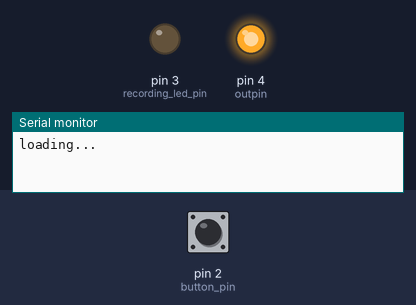
Bench run of a sketch on a simulated Arduino Uno, built for the host (arithmetic inside an expression is 32-bit, double 64-bit). Parts: output pins drawn as LEDs (lit = HIGH), the last lines printed to the serial monitor. The test bench sets the inputs (shaded band); at power-on: pin 2 (button_pin) HIGH. Storage starts empty.

Above: at 5.0 s.
5.1 s: pin 2 (button_pin) pulled LOW for 0.15 s
At 7.5 s:
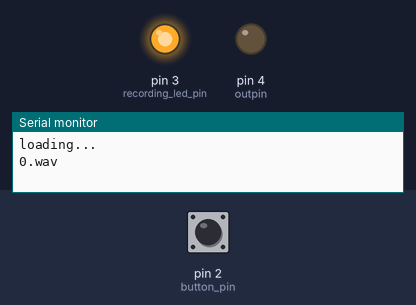
8.2 s: pin 2 (button_pin) pulled LOW for 1 s
At 9.2 s:
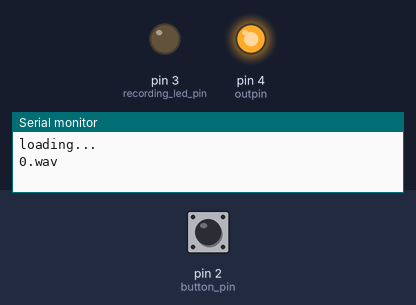
10.7 s: pin 2 (button_pin) pulled LOW for 3.2 s
At 12.5 s:
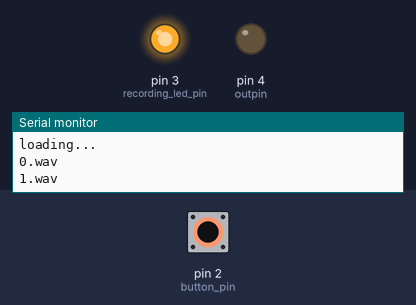
Timing chart, 0 to 21.4 s (numbered marks = the images above; inputs shaded):
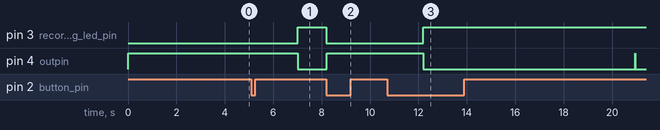

Measured:
- after the input at 5.1 s, pin 3 (recording_led_pin): LOW → HIGH after 1.9 s; pin 4 (outpin): HIGH → LOW after 1.9 s
- after the input at 8.2 s, pin 3 (recording_led_pin): HIGH → LOW at once; pin 4 (outpin): LOW → HIGH at once
- after the input at 10.7 s, pin 3 (recording_led_pin): LOW → HIGH after 1.5 s; pin 4 (outpin): HIGH → LOW after 1.5 s, → HIGH 8.7 s later, → LOW 0.01 s later

The sketch:

Microphone.ino
```cpp
//Credit to Great Scott for spybug project without which this project would not have been created
//https://www.youtube.com/user/greatscottlab (channel)
//https://youtu.be/7Hn4UFi9wvs (spybug_project)

/*
1. Edit pcmConfig.h
    a: On Uno or non-mega boards, #define buffSize 128. May need to increase.
    b: Uncomment #define ENABLE_RECORDING and #define BLOCK_COUNT 10000UL

2. See https://github.com/TMRh20/TMRpcm/wiki/Advanced-Features#wiki-recording-audio for
   additional informaiton.
*/

//adds necessary libraries
#include <SD.h>
#include <SPI.h>
#include <TMRpcm.h>
#include <Wire.h>
#include <RTClib.h>
#include <time.h>
//creates global variables
#define SD_ChipSelectPin 10
#define ECHO_TO_SERIAL   1 // echo data to serial port.

TMRpcm audio;

int file_number = 0;
volatile DateTime now;
volatile int count=0;
volatile bool recording_now = false;
const int record_time = 1000;
const int button_pin = 2;
const int recording_led_pin = 3;
const int mic_pin = A0;
const int sample_rate = 16000;
const int outpin = 4;
RTC_DS1307 RTC; // define the Real Time Clock object

#define ECHO_TO_SERIAL   1 // echo data to serial port.


void initRTC()
{
  Wire.begin();
  if (!RTC.begin()) {
Serial.println("RTC failed");


  }
}


//code below executed each time the button is pressed down
void button_pushed() {

  //combines the neccessary info to find the get a char array of the file name
  char file_name[20];
  itoa(file_number,file_name,10);

  //strftime(file_name, sizeof(file_name),"%X",now.unixtime());
  strcat(file_name,".wav");

  if (!recording_now) {
    //isn't recording so starts recording & turns LED on
    recording_now = true;
    digitalWrite(recording_led_pin, HIGH);
    audio.startRecording(file_name, sample_rate, mic_pin);
    Serial.println(file_name);
  }
  else {
    //is recording so stops recording & turns LED off
    recording_now = false;
    digitalWrite(recording_led_pin, LOW);
    audio.stopRecording(file_name);
    file_number++;
  }
}

  ISR(TIMER2_COMPA_vect)
{

  if(count == record_time)
  {
    count = 0;
    digitalWrite(outpin, HIGH);
    delay(10);
    digitalWrite(outpin,LOW);
  }
  else if(!recording_now)
  {

    digitalWrite(outpin, HIGH);
    delay(1000);
    digitalWrite(outpin,LOW);
  }


  count ++;
  OCR2A = 0x9C;
}

void setup() {
  //initialises the serial connection between the arduino and any connected serial device
  Serial.begin(9600);
  Serial.println("loading...");
  cli();// stop interupts


  //set timer2 interrupt at 10Hz -- 8 Bit comparator counter
  // using timer 2 as the TMRpcm.h use timer 1
  TCCR2A = 0;// set entire TCCR1A register to 0
  TCCR2B = 0;// same for TCCR1B
  TCNT2  = 0;//initialize counter value to 0
  // set compare match register for 1hz increments
  OCR2A = 156;// = (16*10^6) / (1*1024) - 1 (must be <256)
  // turn on CTC mode
  TCCR2B |= (1 << WGM12);
  // Set CS20 -> CS22 bits for 1024 prescaler
  TCCR2B |= (1 << CS20) | (1 << CS21)|(1 << CS22);
  // enable timer compare interrupt
  TIMSK2 |= (1 << OCIE1A);

sei(); // allow interupts

  /**
   * connect to RTC
     Now we kick off the RTC by initializing the Wire library and poking the RTC to see if its alive.
  */
initRTC();

  //Sets up the pins
  pinMode(mic_pin, INPUT);
  pinMode(recording_led_pin, OUTPUT);
  pinMode(button_pin, INPUT_PULLUP);
  pinMode(outpin, OUTPUT);
  //Sets up the audio recording functionality
  attachInterrupt(digitalPinToInterrupt(button_pin), button_pushed, FALLING);
  SD.begin(SD_ChipSelectPin);
  audio.CSPin = SD_ChipSelectPin;
}


void loop() {

  //doesn't loop through any code. As we have attached an interupt the arduino will notify our code when the button_pin is FALLING(when pressed down)
}
```
